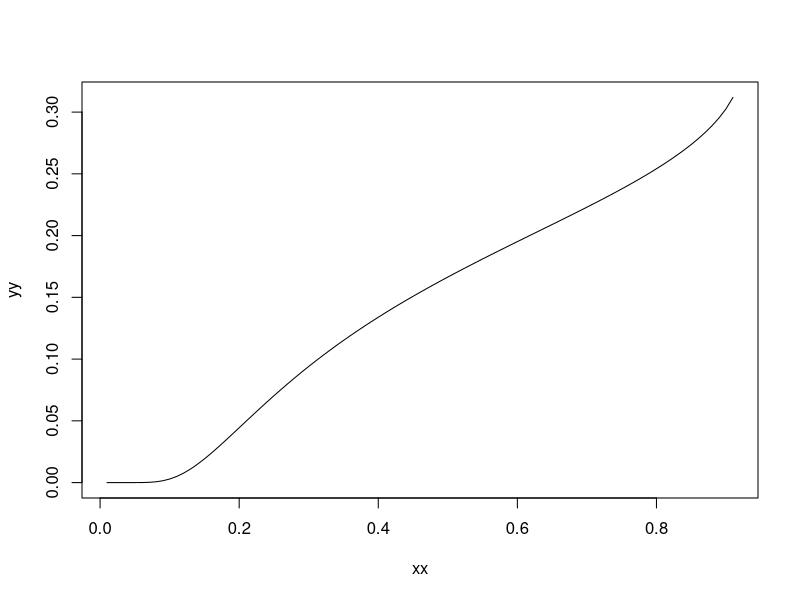

Source code (R):
####u is a function of t
uu=function(x){
  y=(2*dnorm(-x)-1)*((1.6*((1+x^2)*pnorm(-x)-x*dnorm(x))+0.2*(1+x^2)-1)/(0.2*(1+x^2)*(1-2*pnorm(-x))+2*x*dnorm(x)))+1
  return (y);
}
########


fdrlasso =function (tpp, delta, epsi){
#--------------------------------------------------------------------------
# This function calculates the Lasso trade-off curve given tpp (true
# positive proportion), delta = n/p (shape of the design matrix, or
# subsampling rate), and epsi = k/p (sparsity ratio).
# All tpp, delta, and epsi are between 0 and 1; if the
# pair (delta, epsi) is above the Donoho-Tanner phase transition, tpp
# should be no larger than u^\star = powermax(delta, epsi)
#--------------------------------------------------------------------------
# Copyright @ Weijie Su, Malgorzata Bogdan, and Emmanuel Candes, 2015
#--------------------------------------------------------------------------




if (tpp == 0){
  q = 0;
  return (q)
}

## make stepsize smaller for higher accuracy
stepsize = 0.1;
tmax = max(10, sqrt(delta/epsi/tpp) + 1);
tmin = tmax - stepsize;

while (tmin > 0){
  if (lsandwich(tmin, tpp, delta, epsi) < rsandwich(tmin, tpp)){
    break
  }
  
  tmax = tmin;
  tmin = tmax - stepsize;
}

if (tmin <= 0){
  stepsize = stepsize/100;
  tmax = max(10, sqrt(delta/epsi/tpp) + 1);
  tmin = tmax - stepsize;
  while (tmin > 0){
    if (lsandwich(tmin, tpp, delta, epsi) < rsandwich(tmin, tpp)){
      break
    }
     
    tmax = tmin;
    tmin = tmax - stepsize;
  }
}
  
diff = tmax - tmin;
while (diff > 1e-6){
  tmid = 0.5*tmax + 0.5*tmin;
  if (lsandwich(tmid, tpp, delta, epsi) > rsandwich(tmid, tpp)){
    tmax = tmid;
  }
  else   
  { 
    tmin = tmid;
  }
  diff = tmax - tmin;
}

t = (tmax + tmin)/2;

q = 2*(1-epsi)*pnorm(-t)/(2*(1-epsi)*pnorm(-t) + epsi*tpp);

return (q);
}




####################################
lsandwich=function(t, tpp, delta, epsi){
Lnume = (1-epsi)*(2*(1+t^2)*pnorm(-t) - 2*t*dnorm(t)) + epsi*(1+t^2) - delta;
Ldeno = epsi*((1+t^2)*(1-2*pnorm(-t)) + 2*t*dnorm(t));
L = Lnume/Ldeno;
return (L);
}
####################################
rsandwich=function (t, tpp){
R = (1 - tpp)/(1 - 2*pnorm(-t));
return (R);
}


####################################
## highest power for delta < 1 and epsilon > epsilon_phase
powermax=function(delta, epsilon){
if (delta >= 1){
  power = 1;
  return;
}
epsilon_star = epsilonDT(delta);
if (epsilon <= epsilon_star){
  power = 1;
  return;
}
power = (epsilon - epsilon_star)*(delta - epsilon_star)/epsilon/(1 - epsilon_star) + epsilon_star/epsilon;
return (power)
}

#############f  
epsilonDT=function (delta){
minus_f = function(x) -(1+2/delta*x*dnorm(x) - 2/delta*(1+x^2)*pnorm(-x))/(1+x^2-2*(1+x^2)*pnorm(-x)+2*x*dnorm(x))*delta;
alpha_phase = fminbnd(minus_f, 0, 8)$xmin;
epsi = -minus_f(alpha_phase);
return (epsi)
}



xx=seq(0.01,0.91,0.01)
yy=rep(0,91)
for (i in 1:91){
yy[i]=fdrlasso(0.01*i,0.8,0.6)
}
plot(xx,yy,type="l")